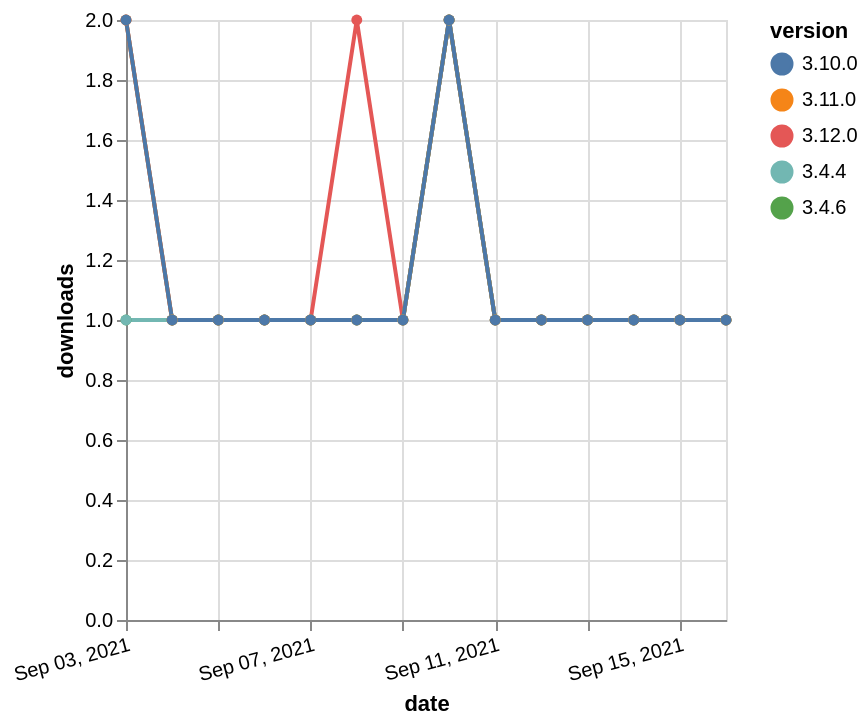

Source (Vega-Lite JSON):
### Vega-Lite specification from a JSON file in a GitHub repository (floating-point values rounded to 4 significant figures)
{"$schema": "https://vega.github.io/schema/vega-lite/v5.json", "description": "A simple bar chart with embedded data.", "data": {"values": [{"date": "2021-09-03", "total": 179, "delta": 2, "version": "3.12.0"}, {"date": "2021-09-04", "total": 180, "delta": 1, "version": "3.12.0"}, {"date": "2021-09-05", "total": 181, "delta": 1, "version": "3.12.0"}, {"date": "2021-09-06", "total": 182, "delta": 1, "version": "3.12.0"}, {"date": "2021-09-07", "total": 183, "delta": 1, "version": "3.12.0"}, {"date": "2021-09-08", "total": 185, "delta": 2, "version": "3.12.0"}, {"date": "2021-09-09", "total": 186, "delta": 1, "version": "3.12.0"}, {"date": "2021-09-10", "total": 188, "delta": 2, "version": "3.12.0"}, {"date": "2021-09-11", "total": 189, "delta": 1, "version": "3.12.0"}, {"date": "2021-09-12", "total": 190, "delta": 1, "version": "3.12.0"}, {"date": "2021-09-13", "total": 191, "delta": 1, "version": "3.12.0"}, {"date": "2021-09-14", "total": 192, "delta": 1, "version": "3.12.0"}, {"date": "2021-09-15", "total": 193, "delta": 1, "version": "3.12.0"}, {"date": "2021-09-16", "total": 194, "delta": 1, "version": "3.12.0"}, {"date": "2021-09-03", "total": 171, "delta": 1, "version": "3.4.6"}, {"date": "2021-09-04", "total": 172, "delta": 1, "version": "3.4.6"}, {"date": "2021-09-05", "total": 173, "delta": 1, "version": "3.4.6"}, {"date": "2021-09-06", "total": 174, "delta": 1, "version": "3.4.6"}, {"date": "2021-09-07", "total": 175, "delta": 1, "version": "3.4.6"}, {"date": "2021-09-08", "total": 176, "delta": 1, "version": "3.4.6"}, {"date": "2021-09-09", "total": 177, "delta": 1, "version": "3.4.6"}, {"date": "2021-09-10", "total": 179, "delta": 2, "version": "3.4.6"}, {"date": "2021-09-11", "total": 180, "delta": 1, "version": "3.4.6"}, {"date": "2021-09-12", "total": 181, "delta": 1, "version": "3.4.6"}, {"date": "2021-09-13", "total": 182, "delta": 1, "version": "3.4.6"}, {"date": "2021-09-14", "total": 183, "delta": 1, "version": "3.4.6"}, {"date": "2021-09-15", "total": 184, "delta": 1, "version": "3.4.6"}, {"date": "2021-09-16", "total": 185, "delta": 1, "version": "3.4.6"}, {"date": "2021-09-03", "total": 213, "delta": 1, "version": "3.4.4"}, {"date": "2021-09-04", "total": 214, "delta": 1, "version": "3.4.4"}, {"date": "2021-09-05", "total": 215, "delta": 1, "version": "3.4.4"}, {"date": "2021-09-06", "total": 216, "delta": 1, "version": "3.4.4"}, {"date": "2021-09-07", "total": 217, "delta": 1, "version": "3.4.4"}, {"date": "2021-09-08", "total": 218, "delta": 1, "version": "3.4.4"}, {"date": "2021-09-09", "total": 219, "delta": 1, "version": "3.4.4"}, {"date": "2021-09-10", "total": 221, "delta": 2, "version": "3.4.4"}, {"date": "2021-09-11", "total": 222, "delta": 1, "version": "3.4.4"}, {"date": "2021-09-12", "total": 223, "delta": 1, "version": "3.4.4"}, {"date": "2021-09-13", "total": 224, "delta": 1, "version": "3.4.4"}, {"date": "2021-09-14", "total": 225, "delta": 1, "version": "3.4.4"}, {"date": "2021-09-15", "total": 226, "delta": 1, "version": "3.4.4"}, {"date": "2021-09-16", "total": 227, "delta": 1, "version": "3.4.4"}, {"date": "2021-09-03", "total": 143, "delta": 2, "version": "3.11.0"}, {"date": "2021-09-04", "total": 144, "delta": 1, "version": "3.11.0"}, {"date": "2021-09-05", "total": 145, "delta": 1, "version": "3.11.0"}, {"date": "2021-09-06", "total": 146, "delta": 1, "version": "3.11.0"}, {"date": "2021-09-07", "total": 147, "delta": 1, "version": "3.11.0"}, {"date": "2021-09-08", "total": 148, "delta": 1, "version": "3.11.0"}, {"date": "2021-09-09", "total": 149, "delta": 1, "version": "3.11.0"}, {"date": "2021-09-10", "total": 151, "delta": 2, "version": "3.11.0"}, {"date": "2021-09-11", "total": 152, "delta": 1, "version": "3.11.0"}, {"date": "2021-09-12", "total": 153, "delta": 1, "version": "3.11.0"}, {"date": "2021-09-13", "total": 154, "delta": 1, "version": "3.11.0"}, {"date": "2021-09-14", "total": 155, "delta": 1, "version": "3.11.0"}, {"date": "2021-09-15", "total": 156, "delta": 1, "version": "3.11.0"}, {"date": "2021-09-16", "total": 157, "delta": 1, "version": "3.11.0"}, {"date": "2021-09-03", "total": 169, "delta": 2, "version": "3.10.0"}, {"date": "2021-09-04", "total": 170, "delta": 1, "version": "3.10.0"}, {"date": "2021-09-05", "total": 171, "delta": 1, "version": "3.10.0"}, {"date": "2021-09-06", "total": 172, "delta": 1, "version": "3.10.0"}, {"date": "2021-09-07", "total": 173, "delta": 1, "version": "3.10.0"}, {"date": "2021-09-08", "total": 174, "delta": 1, "version": "3.10.0"}, {"date": "2021-09-09", "total": 175, "delta": 1, "version": "3.10.0"}, {"date": "2021-09-10", "total": 177, "delta": 2, "version": "3.10.0"}, {"date": "2021-09-11", "total": 178, "delta": 1, "version": "3.10.0"}, {"date": "2021-09-12", "total": 179, "delta": 1, "version": "3.10.0"}, {"date": "2021-09-13", "total": 180, "delta": 1, "version": "3.10.0"}, {"date": "2021-09-14", "total": 181, "delta": 1, "version": "3.10.0"}, {"date": "2021-09-15", "total": 182, "delta": 1, "version": "3.10.0"}, {"date": "2021-09-16", "total": 183, "delta": 1, "version": "3.10.0"}]}, "width": "container", "mark": {"type": "line", "point": {"filled": true}}, "encoding": {"x": {"field": "date", "type": "temporal", "timeUnit": "yearmonthdate", "title": "date", "axis": {"labelAngle": -15}}, "y": {"field": "delta", "type": "quantitative", "title": "downloads"}, "color": {"field": "version", "type": "nominal"}, "tooltip": {"field": "delta"}}}
